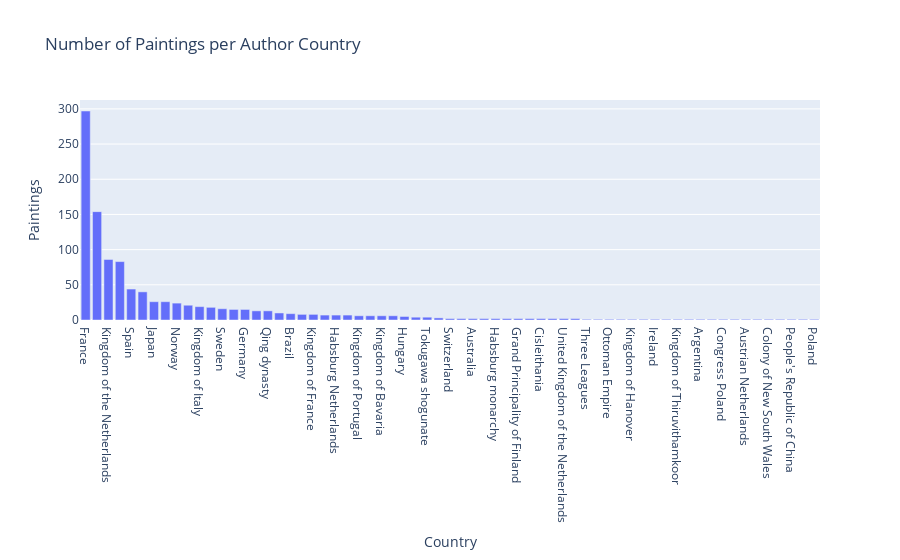

Notebook code for this chart:
### Markdown cell above
### Visualisations

### Code cell
# Count paintings per author country
paintings_per_country = df['author_country'].value_counts().reset_index()
paintings_per_country.columns = ['Author Country', 'Number of Paintings']

# Create bar chart
fig1 = px.bar(paintings_per_country, 
              x='Author Country', 
              y='Number of Paintings',
              title='Number of Paintings per Author Country',
              labels={'Author Country': 'Country', 'Number of Paintings': 'Paintings'})
fig1.show()

### Figure 1 — Plotly figure (JSON) as saved in the notebook; plotly's stock layout.template omitted (floating-point values rounded to 4 significant figures)
{"data": [{"alignmentgroup": "True", "hovertemplate": "Country=%{x}<br>Paintings=%{y}<extra></extra>", "legendgroup": "", "marker": {"color": "#636efa", "pattern": {"shape": ""}}, "name": "", "offsetgroup": "", "orientation": "v", "showlegend": false, "textposition": "auto", "type": "bar", "x": ["France", "United States of America", "Kingdom of the Netherlands", "United Kingdom of Great Britain and Ireland", "Spain", "Kingdom of Denmark", "Japan", "Kingdom of Prussia", "Norway", "Dutch Republic", "Kingdom of Italy", "Belgium", "Sweden", "Russian Empire", "Germany", "Austria", "Qing dynasty", "Republic of Venice", "Brazil", "Finland", "Kingdom of France", "United Kingdom", "Habsburg Netherlands", "Kingdom of Great Britain", "Kingdom of Portugal", "Netherlands", "Kingdom of Bavaria", "Empire of Japan", "Hungary", "Southern Netherlands", "Tokugawa shogunate", "Italy", "Switzerland", "England", "Australia", "Uruguay", "Habsburg monarchy", "French constitutional monarchy", "Grand Principality of Finland", "German Empire", "Cisleithania", "Republic of Geneva", "United Kingdom of the Netherlands", "Canada", "Three Leagues", "Kingdom of Serbs, Croats and Slovenes", "Ottoman Empire", "British Raj", "Kingdom of Hanover", "Wales", "Ireland", "Russian Socialist Federative Soviet Republic", "Kingdom of Thiruvithamkoor", "Austrian Empire", "Argentina", "Kingdom of Galicia and Lodomeria", "Congress Poland", "Papal States", "Austrian Netherlands", "Greece", "Colony of New South Wales", "Bulgaria", "People's Republic of China", "Chile", "Poland"], "xaxis": "x", "y": [297, 154, 86, 83, 44, 40, 26, 26, 24, 21, 19, 18, 16, 15, 15, 13, 13, 10, 9, 8, 8, 7, 7, 7, 6, 6, 6, 6, 5, 4, 4, 3, 2, 2, 2, 2, 2, 2, 2, 2, 2, 2, 2, 2, 1, 1, 1, 1, 1, 1, 1, 1, 1, 1, 1, 1, 1, 1, 1, 1, 1, 1, 1, 1, 1], "yaxis": "y"}], "layout": {"barmode": "relative", "legend": {"tracegroupgap": 0}, "title": {"text": "Number of Paintings per Author Country"}, "xaxis": {"anchor": "y", "domain": [0, 1], "title": {"text": "Country"}}, "yaxis": {"anchor": "x", "domain": [0, 1], "title": {"text": "Paintings"}}}}
